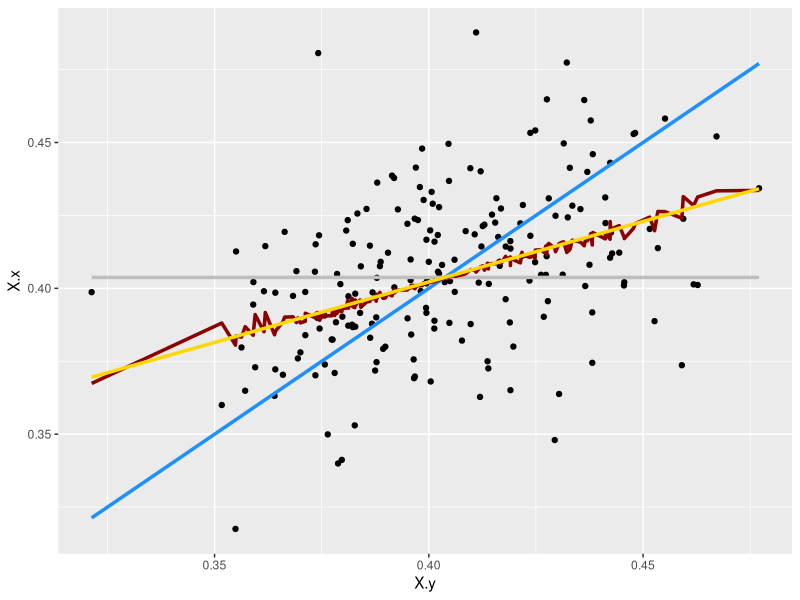

Reproduce this figure in R.
#######################
### Authors: RB, JP ###
#######################

#############
### SETUP ###
#############

# install.packages(c("ggplot2", "tidyverse"))
library(ggplot2)
library(tidyverse)

set.seed(13)

########################
### HELPER FUNCTIONS ###
########################

positive_part_js = function(x, sigma2) {
  # Centered shrinkage estimates one dimension through mean(x), so k >= 4.
  center = mean(x)
  spread = sum((x - center)^2)
  shrinkage_factor = max(0, 1 - ((length(x) - 3) * sigma2) / spread)
  center + shrinkage_factor * (x - center)
}

mse = function(truth, prediction) {
  mean((truth - prediction)^2)
}

####################
### GOLF PUTTING ###
####################

putts_train = read_csv("../data/13_putts-train.csv")
putts_test = read_csv("../data/13_putts-test.csv")

mu_hat = with(putts_train, weighted.mean(X, N))
C_hat = mu_hat * (1 - mu_hat)
tau2_hat = max(var(putts_train$X) - mean(C_hat / putts_train$N), 0)
sigma2_common = mean(C_hat / putts_train$N)

predictions = putts_train |>
  mutate(
    mean = mean(X),
    mle = X,
    empirical_bayes = mu_hat +
      tau2_hat / (tau2_hat + C_hat / N) * (X - mu_hat),
    james_stein = positive_part_js(X, sigma2_common)
  ) |>
  mutate(across(c(mean, mle, empirical_bayes, james_stein), ~ pmin(pmax(.x, 0), 1)))

#Task 2: compare predictions

#mle
max(predictions$mle) - min(predictions$mle) #range = 0.156
sd(predictions$mle) #sd = 0.027
#Top 5: 27895, 48084, 143, 15, 82

#empirical_bayes
max(predictions$empirical_bayes) - min(predictions$empirical_bayes) #range = 0.066
sd(predictions$empirical_bayes) #sd = 0.011
#Top 5: 85, 195, 82, 143, 15
summarize(predictions, diff = mean(empirical_bayes - mle)) #-0.000364

#James Stein
max(predictions$james_stein) - min(predictions$james_stein) #range = 0.065
sd(predictions$james_stein) #sd = 0.011
#Top 5: 85, 195, 143, 15, 82
summarize(predictions, diff = mean(james_stein - mle)) # -8.18e-18

#The raw leaderboard is likely more dispersed because outliers have more of an effect than predicted



#Task 3
  
test_predictions = putts_test %>%
  left_join(predictions, by = "Player")

ggplot(data = test_predictions) +
  geom_point(aes(x = X.y, y = X.x)) +
  geom_line(aes(x = X.y, y = mean), color = "gray", linewidth = 1.2) +
  geom_line(aes(x = X.y, y = mle), color = "dodgerblue", linewidth = 1.2) +
  geom_line(aes(x = X.y, y = empirical_bayes), color = "darkred", linewidth = 1.2) +
  geom_line(aes(x = X.y, y = james_stein), color = "gold", linewidth = 1.2)


#mean
summarize(test_predictions, mse = mse(X.x,mean)) # 0.000747
#mle
summarize(test_predictions, mse = mse(X.x,mle)) # 0.000890
#empirical bayes
summarize(test_predictions, mse = mse(X.x,empirical_bayes)) # 0.000623
#james stein
summarize(test_predictions, mse = mse(X.x,james_stein)) # 0.000625

#The empirical bayes is the best shrinkage estimator


#Task 4

test_predictions = test_predictions %>%
  mutate(
    se_mle = (X.x - mle)^2,
    se_eb = (X.x - empirical_bayes)^2,
    winner = ifelse(se_mle >= se_eb, "MLE","EB")
  )

summarize(test_predictions,
  pct_MLE = mean(winner == "MLE") * 100,
  pct_EB  = mean(winner == "EB") * 100
)
#58.4EB MLE, 41.6% EB : MLE is better significantly more often

#This means the better option (EB) doesn't win with every individual.
#This agrees with the lecture concepts, which said that while shrinkage would be the better overall,
#It could give worse results for certain individuals



#Task 5
summarize(test_predictions,
  mse_mean = mean(ifelse(mean > X.x,
                         2 * (mean - X.x)^2,
                         (mean - X.x)^2)),
  mse_mle = mean(ifelse(mle > X.x,
                        2 * (mle - X.x)^2,
                        (mle - X.x)^2)),
  mse_empirical_bayes = mean(ifelse(empirical_bayes > X.x,
                                    2 * (empirical_bayes - X.x)^2,
                                    (empirical_bayes - X.x)^2)),
  mse_james_stein = mean(ifelse(james_stein > X.x,
                                2 * (james_stein - X.x)^2,
                                (james_stein - X.x)^2))
)
  
#mean: 0.00106
#mle: 0.00130
#eb: 0.000875
#js: 0.000888

#In this case, Empirical Bayes remains the best option

#This loss function is a modeling decision because it impacts what the model considers most important to minimize
